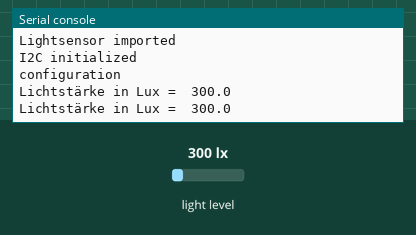
Bench run of a program on a simulated MicroPython board. Parts: the last lines printed to the serial console. The test bench sets the inputs (shaded band); at power-on: light level 300 lx.

Above: at 4.2 s.
4.3 s: light level set to 40 lx
At 5.6 s:
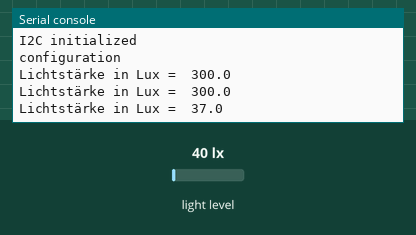
5.8 s: light level set to 500 lx
At 6.8 s:
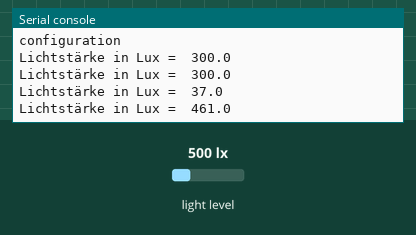
Timing chart, 0 to 8.8 s (numbered marks = the images above; inputs shaded):
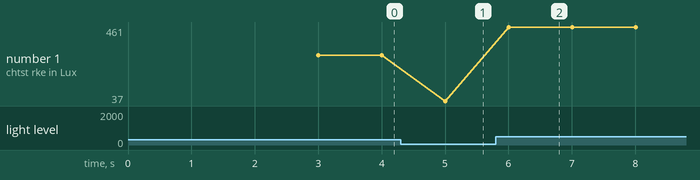

Measured:
- after the input at 4.3 s, the serial console: prints a new line after 0.70 s (image 1)
- after the input at 5.8 s, the serial console: prints a new line after 0.20 s (image 2)
- plotted number 1: 300 → 37 after the input at 4.3 s, 37 → 461 after the input at 5.8 s

The program:

main.py
```python
# Klasse Importieren
from MAX44009 import MAX44009
from time import sleep_ms

# Objekt instanzieren
lightsensor = MAX44009()
print('Lightsensor imported')


sleep_ms(2000)

# I2C konfigurieren
lightsensor.i2c_init()
print('I2C initialized')

sleep_ms(1000)

# Lichsensor konfigurieren
lightsensor.setConfiguration()
print('configuration')

while True:

    lux = lightsensor.readLux()
    print('Lichtstärke in Lux = ', lux)
    sleep_ms(1000)
```

MAX44009.py
```python
from machine import Pin, I2C
#from time import sleep_ms

class MAX44009:
   i2c = None

   # Defines
   INTERRUPT_DESABLE_REG = 0x01
   CONFIGURATION_REG = 0x02
   HIGH_LUX_DATA = 0x03
   LOW_LUX_DATA = 0x04
   ADDRESS = 0x4A
   ERROR = -255

   # Buffers für I2C Datenübertragung definieren
   comInDis = bytearray(1)
   comConfig = bytearray(1)

   # Buffer um die Lux information einzulesen
   data_high = bytearray(1)
   data_low = bytearray(1)

   comInDis[0] = 0x00				# Command für User Interrupt Desable
   comConfig[0] = CONFIGURATION_REG		# Command für User Sensor Konfiguration


   # I2C Schnittstelle definieren
   def i2c_init(self):
	try:
            self.i2c = I2C(0, I2C.MASTER, baudrate=100000)
	except OSError as er:
	    print(er.args[0])
	    return self.ERROR
	return 0

   # Lux lesen
   def readLux(self):
	try:
	    self.i2c.readfrom_mem_into(self.ADDRESS, self.HIGH_LUX_DATA, self.data_high)

	    # Lux berrechnen und zurückgeben
	    exponent = (self.data_high[0] >> 4)		# Exponent berrechnen
            mantissa = (self.data_high[0] & 0x0F)		# Mantissa berrechnen
	    actualLux = ((2**exponent)*mantissa*0.72)	# Lux berrechnen
    	    return round(actualLux, 0)
	except OSError as er:
	    print('ERROR, lightsensor not responding!')
	    print(er.args[0])
	    return self.ERROR


   # Interrupt deaktivieren und integration time definieren
   def setConfiguration(self):
	try:
	    # Interrupt Einstellungen deaktivieren (Ohne Interrupt)
	    self.i2c.writeto_mem(self.ADDRESS, self.INTERRUPT_DESABLE_REG, self.comInDis)

	    # Sensor konfigurieren
	    self.i2c.writeto_mem(self.ADDRESS, self.CONFIGURATION_REG, self.comConfig)
	except OSError as er:
	    print('Could not set lightsensor configuration!')
	    print(er.args[0])
	    return self.ERROR
	return 0


   def _init(self):
	if self.i2c_init() == self.ERROR:
	    return self.ERROR

	if self.setConfiguration() == self.ERROR:
	    return self.ERROR
	return 0
```
